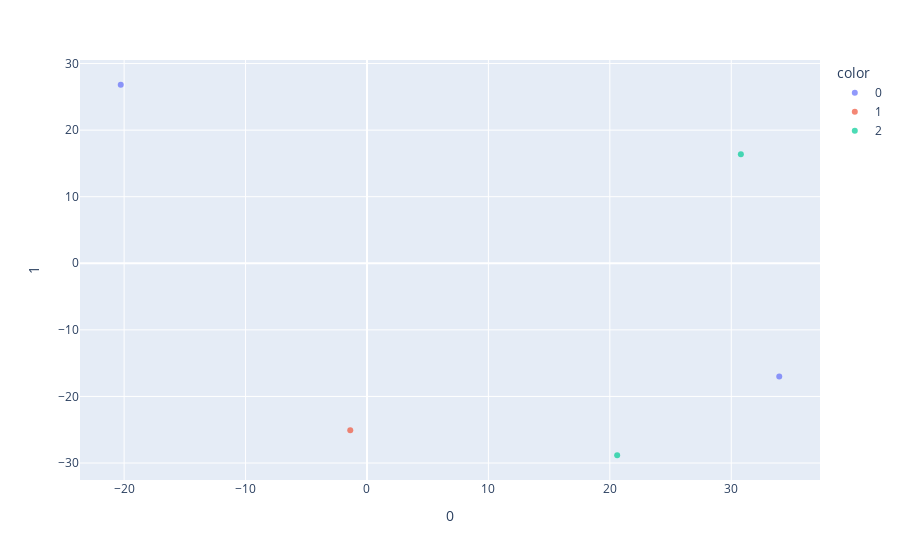

The notebook cell saved with this chart:
### Markdown cell above
### T-SNE Visualization of Latent Variables for Group Relations

### Code cell
latents_tsne_g = latents_tsne_df[5:10]
latents_tsne_g["label"] = gIDs[1]
latents_tsne_g

px.scatter(latents_tsne_g, x=0, y=1, color=latents_tsne_g.label.astype(str), opacity=0.7)

### Figure 1 — Plotly figure (JSON) as saved in the notebook; plotly's stock layout.template omitted (floating-point values rounded to 4 significant figures)
{"data": [{"hovertemplate": "color=0<br>0=%{x}<br>1=%{y}<extra></extra>", "legendgroup": "0", "marker": {"color": "#636efa", "opacity": 0.7, "symbol": "circle"}, "mode": "markers", "name": "0", "orientation": "v", "showlegend": true, "type": "scatter", "x": [-20.28, 33.95], "xaxis": "x", "y": [26.82, -17.02], "yaxis": "y"}, {"hovertemplate": "color=1<br>0=%{x}<br>1=%{y}<extra></extra>", "legendgroup": "1", "marker": {"color": "#EF553B", "opacity": 0.7, "symbol": "circle"}, "mode": "markers", "name": "1", "orientation": "v", "showlegend": true, "type": "scatter", "x": [-1.376], "xaxis": "x", "y": [-25.07], "yaxis": "y"}, {"hovertemplate": "color=2<br>0=%{x}<br>1=%{y}<extra></extra>", "legendgroup": "2", "marker": {"color": "#00cc96", "opacity": 0.7, "symbol": "circle"}, "mode": "markers", "name": "2", "orientation": "v", "showlegend": true, "type": "scatter", "x": [30.79, 20.6], "xaxis": "x", "y": [16.37, -28.83], "yaxis": "y"}], "layout": {"legend": {"title": {"text": "color"}, "tracegroupgap": 0}, "margin": {"t": 60}, "xaxis": {"anchor": "y", "domain": [0, 1], "title": {"text": "0"}}, "yaxis": {"anchor": "x", "domain": [0, 1], "title": {"text": "1"}}}}
